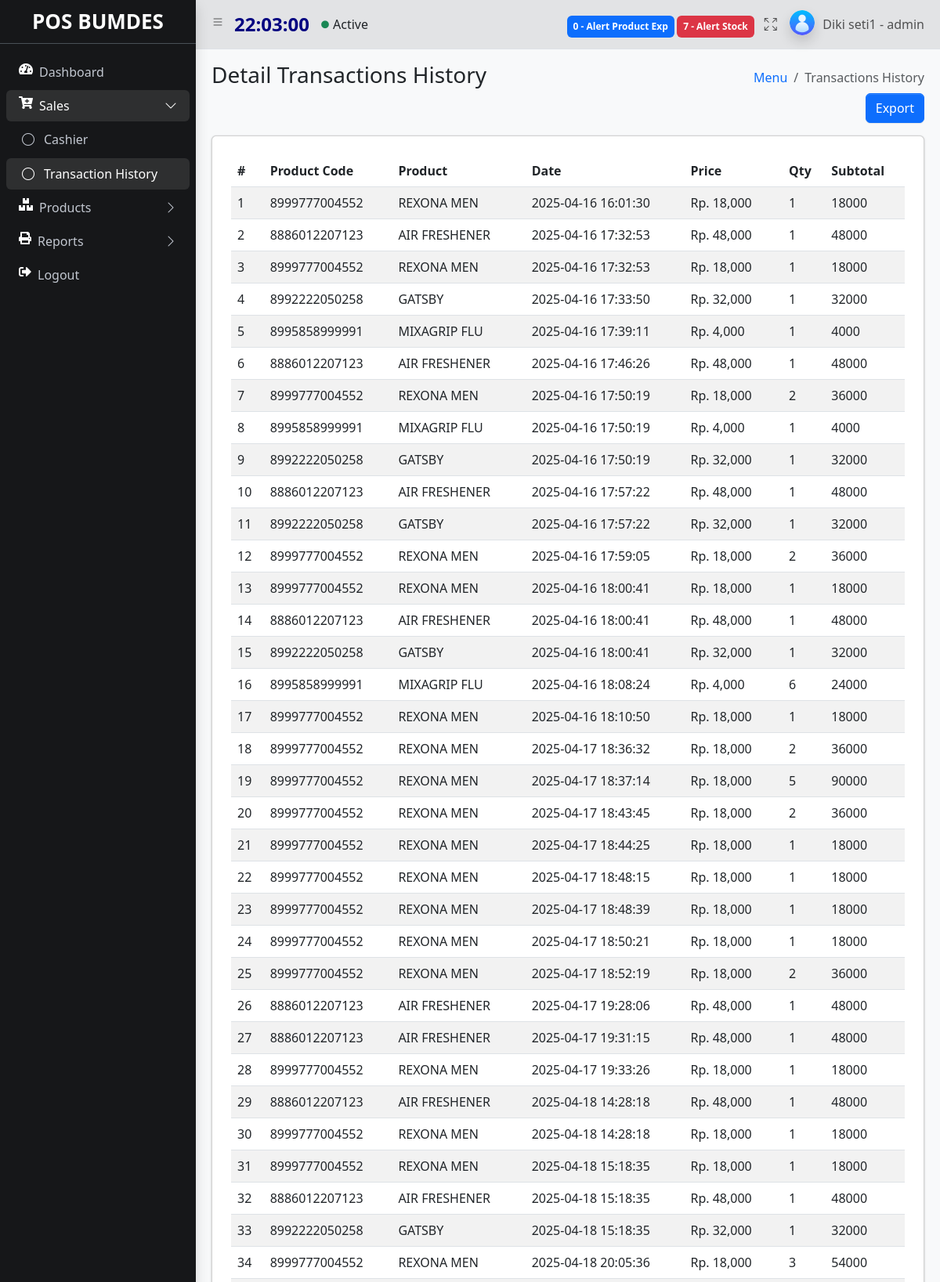
The page /index.php?&module=salesRiwayatHistory&action=list (signed in, upper part) on the database its author committed.
### tables this page shows
CREATE TABLE `transactions_detail` (
  `id` int(11) NOT NULL,
  `transaksi_id` int(11) NOT NULL,
  `kode_produk` varchar(50) NOT NULL,
  `nama_produk` varchar(100) NOT NULL,
  `harga` int(11) NOT NULL,
  `jumlah` int(11) NOT NULL,
  `subtotal` int(11) NOT NULL
);

CREATE TABLE `transactions` (
  `id` int(11) NOT NULL,
  `tgl` datetime NOT NULL DEFAULT current_timestamp(),
  `total` int(11) NOT NULL,
  `diskon` int(11) NOT NULL,
  `bayar` int(11) NOT NULL,
  `kembalian` int(11) NOT NULL,
  `id_user` int(11) NOT NULL
);

### function/helper.php (called while the page is built, shortened)
<?php
function rupiah($nilai = 0){
    $string = "Rp. " . number_format($nilai);
    return $string;
}
?>

### module/salesRiwayatHistory/list.php (the view, shortened to what this page needs)
<main class="app-main">
     <div class="app-content-header">
       <div class="container-fluid">
         <div class="row">
           <div class="col-sm-6"><h3 class="mb-0">Detail Transactions History</h3></div>
           <div class="col-sm-6">
             <ol class="breadcrumb float-sm-end">
               <li class="breadcrumb-item"><a href="#">Menu</a></li>
               <li class="breadcrumb-item active" aria-current="page">Transactions History</li>
             </ol>
           </div>
         </div>
         <div class="row">
         <div class="d-grid gap-2 d-md-flex justify-content-md-end">
         <a href="<?php echo BASE_URL . "module/salesRiwayatHistory/export.php"; ?>" class="btn btn-primary">Export</a>
           </div>
           </div>
           <div class="col mt-2">
             <div class="card  mt-3 p-4">
           <table id="example" class="table table-striped">
                 <thead>
                   <tr>
                     <th scope="col">#</th>
                     <th scope="col">Product Code</th>
                     <th scope="col">Product</th>
                     <th scope="col">Date</th>
                     <th scope="col">Price</th>
                     <th scope="col">Qty</th>
                     <th scope="col">Subtotal</th>
                   </tr>
                 </thead>
                 <tbody>
             <?php
             $query = "SELECT transactions_detail.kode_produk,transactions_detail.nama_produk,transactions_detail.harga,transactions_detail.jumlah,transactions_detail.subtotal,transactions.tgl as tgl_transaksi  FROM transactions_detail INNER JOIN transactions ON transactions_detail.transaksi_id = transactions.id";
             $result = mysqli_query($koneksi, $query);
             if($result->num_rows > 0){
                 $no=1;
             while ($item = mysqli_fetch_assoc($result)) {
               echo "
                   <tr>
                     <td>$no</td>
                     <td>$item[kode_produk]</td>
                     <td>$item[nama_produk]</td>
                     <td>$item[tgl_transaksi]</td>
                     <td> ".rupiah($item['harga'])."</td>
                     <td>$item[jumlah]</td>
                     <td>$item[subtotal]</td>
                     ";
                   $no++;
                 };
                }else{
                 echo '<script>Swal.fire({
                 title: "Transactions history is empty!",
                 text: "You clicked the button!",
                 icon: "warning"
               });</script>';
                } ?>
                 </tbody>
               </table>
             </div>
           </div>
         </div>
       </div>
     </div>

### rows shown on the page
transactions_detail: kode_produk "8999777004552", nama_produk "REXONA MEN", transaksi.tgl "2025-04-16 16:01:30", harga "Rp. 18,000", jumlah "1", subtotal "18000"
transactions_detail: kode_produk "8886012207123", nama_produk "AIR FRESHENER", transaksi.tgl "2025-04-16 17:32:53", harga "Rp. 48,000", jumlah "1", subtotal "48000"
transactions_detail: kode_produk "8999777004552", nama_produk "REXONA MEN", transaksi.tgl "2025-04-16 17:32:53", harga "Rp. 18,000", jumlah "1", subtotal "18000"
transactions_detail: kode_produk "8992222050258", nama_produk "GATSBY", transaksi.tgl "2025-04-16 17:33:50", harga "Rp. 32,000", jumlah "1", subtotal "32000"
transactions_detail: kode_produk "8995858999991", nama_produk "MIXAGRIP FLU", transaksi.tgl "2025-04-16 17:39:11", harga "Rp. 4,000", jumlah "1", subtotal "4000"
transactions_detail: kode_produk "8886012207123", nama_produk "AIR FRESHENER", transaksi.tgl "2025-04-16 17:46:26", harga "Rp. 48,000", jumlah "1", subtotal "48000"
transactions_detail: kode_produk "8999777004552", nama_produk "REXONA MEN", transaksi.tgl "2025-04-16 17:50:19", harga "Rp. 18,000", jumlah "2", subtotal "36000"
transactions_detail: kode_produk "8995858999991", nama_produk "MIXAGRIP FLU", transaksi.tgl "2025-04-16 17:50:19", harga "Rp. 4,000", jumlah "1", subtotal "4000"
transactions_detail: kode_produk "8992222050258", nama_produk "GATSBY", transaksi.tgl "2025-04-16 17:50:19", harga "Rp. 32,000", jumlah "1", subtotal "32000"
transactions_detail: kode_produk "8886012207123", nama_produk "AIR FRESHENER", transaksi.tgl "2025-04-16 17:57:22", harga "Rp. 48,000", jumlah "1", subtotal "48000"
transactions_detail: kode_produk "8992222050258", nama_produk "GATSBY", transaksi.tgl "2025-04-16 17:57:22", harga "Rp. 32,000", jumlah "1", subtotal "32000"
transactions_detail: kode_produk "8999777004552", nama_produk "REXONA MEN", transaksi.tgl "2025-04-16 17:59:05", harga "Rp. 18,000", jumlah "2", subtotal "36000"
transactions_detail: kode_produk "8999777004552", nama_produk "REXONA MEN", transaksi.tgl "2025-04-16 18:00:41", harga "Rp. 18,000", jumlah "1", subtotal "18000"
transactions_detail: kode_produk "8886012207123", nama_produk "AIR FRESHENER", transaksi.tgl "2025-04-16 18:00:41", harga "Rp. 48,000", jumlah "1", subtotal "48000"
transactions_detail: kode_produk "8992222050258", nama_produk "GATSBY", transaksi.tgl "2025-04-16 18:00:41", harga "Rp. 32,000", jumlah "1", subtotal "32000"
transactions_detail: kode_produk "8995858999991", nama_produk "MIXAGRIP FLU", transaksi.tgl "2025-04-16 18:08:24", harga "Rp. 4,000", jumlah "6", subtotal "24000"
transactions_detail: kode_produk "8999777004552", nama_produk "REXONA MEN", transaksi.tgl "2025-04-16 18:10:50", harga "Rp. 18,000", jumlah "1", subtotal "18000"
transactions_detail: kode_produk "8999777004552", nama_produk "REXONA MEN", transaksi.tgl "2025-04-17 18:36:32", harga "Rp. 18,000", jumlah "2", subtotal "36000"
transactions_detail: kode_produk "8999777004552", nama_produk "REXONA MEN", transaksi.tgl "2025-04-17 18:37:14", harga "Rp. 18,000", jumlah "5", subtotal "90000"
transactions_detail: kode_produk "8999777004552", nama_produk "REXONA MEN", transaksi.tgl "2025-04-17 18:43:45", harga "Rp. 18,000", jumlah "2", subtotal "36000"
transactions_detail: kode_produk "8999777004552", nama_produk "REXONA MEN", transaksi.tgl "2025-04-17 18:44:25", harga "Rp. 18,000", jumlah "1", subtotal "18000"
transactions_detail: kode_produk "8999777004552", nama_produk "REXONA MEN", transaksi.tgl "2025-04-17 18:48:15", harga "Rp. 18,000", jumlah "1", subtotal "18000"
transactions_detail: kode_produk "8999777004552", nama_produk "REXONA MEN", transaksi.tgl "2025-04-17 18:48:39", harga "Rp. 18,000", jumlah "1", subtotal "18000"
transactions_detail: kode_produk "8999777004552", nama_produk "REXONA MEN", transaksi.tgl "2025-04-17 18:50:21", harga "Rp. 18,000", jumlah "1", subtotal "18000"
transactions_detail: kode_produk "8999777004552", nama_produk "REXONA MEN", transaksi.tgl "2025-04-17 18:52:19", harga "Rp. 18,000", jumlah "2", subtotal "36000"
transactions_detail: kode_produk "8886012207123", nama_produk "AIR FRESHENER", transaksi.tgl "2025-04-17 19:28:06", harga "Rp. 48,000", jumlah "1", subtotal "48000"
transactions_detail: kode_produk "8886012207123", nama_produk "AIR FRESHENER", transaksi.tgl "2025-04-17 19:31:15", harga "Rp. 48,000", jumlah "1", subtotal "48000"
transactions_detail: kode_produk "8999777004552", nama_produk "REXONA MEN", transaksi.tgl "2025-04-17 19:33:26", harga "Rp. 18,000", jumlah "1", subtotal "18000"
transactions_detail: kode_produk "8886012207123", nama_produk "AIR FRESHENER", transaksi.tgl "2025-04-18 14:28:18", harga "Rp. 48,000", jumlah "1", subtotal "48000"
transactions_detail: kode_produk "8999777004552", nama_produk "REXONA MEN", transaksi.tgl "2025-04-18 14:28:18", harga "Rp. 18,000", jumlah "1", subtotal "18000"
transactions_detail: kode_produk "8999777004552", nama_produk "REXONA MEN", transaksi.tgl "2025-04-18 15:18:35", harga "Rp. 18,000", jumlah "1", subtotal "18000"
transactions_detail: kode_produk "8886012207123", nama_produk "AIR FRESHENER", transaksi.tgl "2025-04-18 15:18:35", harga "Rp. 48,000", jumlah "1", subtotal "48000"
transactions_detail: kode_produk "8992222050258", nama_produk "GATSBY", transaksi.tgl "2025-04-18 15:18:35", harga "Rp. 32,000", jumlah "1", subtotal "32000"
transactions_detail: kode_produk "8999777004552", nama_produk "REXONA MEN", transaksi.tgl "2025-04-18 20:05:36", harga "Rp. 18,000", jumlah "3", subtotal "54000"

### other values the page prints
$notifalertexp "0"
$notifalert "7"
$nama "Diki seti1"
$role "admin"
